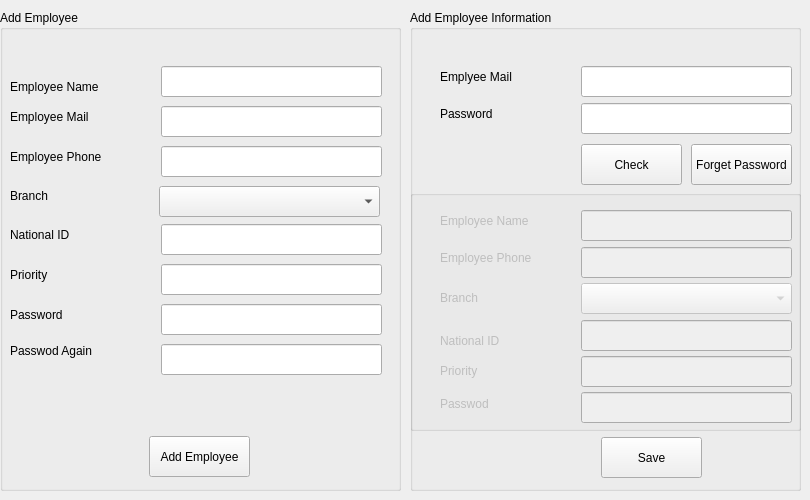
     <widget class="QWidget" name="tab_18">
      <attribute name="title">
       <string>Add Employee</string>
      </attribute>
      <widget class="QGroupBox" name="groupBox_5">
       <property name="geometry">
        <rect>
         <x>0</x>
         <y>10</y>
         <width>401</width>
         <height>481</height>
        </rect>
       </property>
       <property name="title">
        <string>Add Employee</string>
       </property>
       <widget class="QLineEdit" name="lineEdit_32">
        <property name="geometry">
         <rect>
          <x>161</x>
          <y>136</y>
          <width>221</width>
          <height>31</height>
         </rect>
        </property>
        <property name="text">
         <string/>
        </property>
        <property name="placeholderText">
         <string/>
        </property>
       </widget>
       <widget class="QLabel" name="label_39">
        <property name="geometry">
         <rect>
          <x>10</x>
          <y>126</y>
          <width>131</width>
          <height>41</height>
         </rect>
        </property>
        <property name="text">
         <string>Employee Phone</string>
        </property>
       </widget>
       <widget class="QLabel" name="label_42">
        <property name="geometry">
         <rect>
          <x>10</x>
          <y>56</y>
          <width>151</width>
          <height>41</height>
         </rect>
        </property>
        <property name="text">
         <string>Employee Name</string>
        </property>
       </widget>
       <widget class="QLineEdit" name="lineEdit_34">
        <property name="geometry">
         <rect>
          <x>161</x>
          <y>214</y>
          <width>221</width>
          <height>31</height>
         </rect>
        </property>
        <property name="text">
         <string/>
        </property>
        <property name="placeholderText">
         <string/>
        </property>
       </widget>
       <widget class="QLineEdit" name="lineEdit_27">
        <property name="geometry">
         <rect>
          <x>161</x>
          <y>96</y>
          <width>221</width>
          <height>31</height>
         </rect>
        </property>
        <property name="text">
         <string/>
        </property>
        <property name="placeholderText">
         <string/>
        </property>
       </widget>
       <widget class="QLineEdit" name="lineEdit_33">
        <property name="geometry">
         <rect>
          <x>161</x>
          <y>56</y>
          <width>221</width>
          <height>31</height>
         </rect>
        </property>
        <property name="text">
         <string/>
        </property>
        <property name="placeholderText">
         <string/>
        </property>
       </widget>
       <widget class="QLabel" name="label_41">
        <property name="geometry">
         <rect>
          <x>10</x>
          <y>204</y>
          <width>131</width>
          <height>41</height>
         </rect>
        </property>
        <property name="text">
         <string>National ID</string>
        </property>
       </widget>
       <widget class="QLabel" name="label_40">
        <property name="geometry">
         <rect>
          <x>10</x>
          <y>86</y>
          <width>141</width>
          <height>41</height>
         </rect>
        </property>
        <property name="text">
         <string>Employee Mail</string>
        </property>
       </widget>
       <widget class="QLineEdit" name="lineEdit_35">
        <property name="geometry">
         <rect>
          <x>161</x>
          <y>254</y>
          <width>221</width>
          <height>31</height>
         </rect>
        </property>
        <property name="text">
         <string/>
        </property>
        <property name="placeholderText">
         <string/>
        </property>
       </widget>
       <widget class="QLabel" name="label_43">
        <property name="geometry">
         <rect>
          <x>10</x>
          <y>244</y>
          <width>131</width>
          <height>41</height>
         </rect>
        </property>
        <property name="text">
         <string>Priority</string>
        </property>
       </widget>
       <widget class="QLineEdit" name="lineEdit_37">
        <property name="geometry">
         <rect>
          <x>161</x>
          <y>294</y>
          <width>221</width>
          <height>31</height>
         </rect>
        </property>
        <property name="text">
         <string/>
        </property>
        <property name="echoMode">
         <enum>QLineEdit::Password</enum>
        </property>
        <property name="placeholderText">
         <string/>
        </property>
       </widget>
       <widget class="QLabel" name="label_45">
        <property name="geometry">
         <rect>
          <x>10</x>
          <y>284</y>
          <width>131</width>
          <height>41</height>
         </rect>
        </property>
        <property name="text">
         <string>Password</string>
        </property>
       </widget>
       <widget class="QPushButton" name="pushButton_26">
        <property name="enabled">
         <bool>true</bool>
        </property>
        <property name="geometry">
         <rect>
          <x>149</x>
          <y>426</y>
          <width>101</width>
          <height>41</height>
         </rect>
        </property>
        <property name="text">
         <string>Add Employee</string>
        </property>
       </widget>
       <widget class="QLineEdit" name="lineEdit_52">
        <property name="geometry">
         <rect>
          <x>161</x>
          <y>334</y>
          <width>221</width>
          <height>31</height>
         </rect>
        </property>
        <property name="text">
         <string/>
        </property>
        <property name="echoMode">
         <enum>QLineEdit::Password</enum>
        </property>
        <property name="placeholderText">
         <string/>
        </property>
       </widget>
       <widget class="QLabel" name="label_59">
        <property name="geometry">
         <rect>
          <x>10</x>
          <y>320</y>
          <width>131</width>
          <height>41</height>
         </rect>
        </property>
        <property name="text">
         <string>Passwod Again</string>
        </property>
       </widget>
       <widget class="QLabel" name="label_68">
        <property name="geometry">
         <rect>
          <x>10</x>
          <y>165</y>
          <width>131</width>
          <height>41</height>
         </rect>
        </property>
        <property name="text">
         <string>Branch</string>
        </property>
       </widget>
       <widget class="QComboBox" name="comboBox_21">
        <property name="geometry">
         <rect>
          <x>159</x>
          <y>176</y>
          <width>221</width>
          <height>31</height>
         </rect>
        </property>
       </widget>
      </widget>
      <widget class="QGroupBox" name="groupBox_6">
       <property name="geometry">
        <rect>
         <x>410</x>
         <y>10</y>
         <width>391</width>
         <height>481</height>
        </rect>
       </property>
       <property name="title">
        <string>Add Employee Information</string>
       </property>
       <widget class="QLineEdit" name="lineEdit_47">
        <property name="geometry">
         <rect>
          <x>171</x>
          <y>56</y>
          <width>211</width>
          <height>31</height>
         </rect>
        </property>
        <property name="text">
         <string/>
        </property>
        <property name="placeholderText">
         <string/>
        </property>
       </widget>
       <widget class="QLabel" name="label_55">
        <property name="geometry">
         <rect>
          <x>30</x>
          <y>46</y>
          <width>131</width>
          <height>41</height>
         </rect>
        </property>
        <property name="text">
         <string>Emplyee Mail</string>
        </property>
       </widget>
       <widget class="QLineEdit" name="lineEdit_48">
        <property name="geometry">
         <rect>
          <x>171</x>
          <y>93</y>
          <width>211</width>
          <height>31</height>
         </rect>
        </property>
        <property name="text">
         <string/>
        </property>
        <property name="placeholderText">
         <string/>
        </property>
       </widget>
       <widget class="QLabel" name="label_56">
        <property name="geometry">
         <rect>
          <x>30</x>
          <y>83</y>
          <width>141</width>
          <height>41</height>
         </rect>
        </property>
        <property name="text">
         <string>Password</string>
        </property>
       </widget>
       <widget class="QPushButton" name="pushButton_28">
        <property name="enabled">
         <bool>true</bool>
        </property>
        <property name="geometry">
         <rect>
          <x>191</x>
          <y>427</y>
          <width>101</width>
          <height>41</height>
         </rect>
        </property>
        <property name="text">
         <string>Save</string>
        </property>
       </widget>
       <widget class="QPushButton" name="pushButton_29">
        <property name="geometry">
         <rect>
          <x>171</x>
          <y>134</y>
          <width>101</width>
          <height>41</height>
         </rect>
        </property>
        <property name="text">
         <string>Check</string>
        </property>
       </widget>
       <widget class="QPushButton" name="pushButton_32">
        <property name="geometry">
         <rect>
          <x>281</x>
          <y>134</y>
          <width>101</width>
          <height>41</height>
         </rect>
        </property>
        <property name="text">
         <string>Forget Password</string>
        </property>
       </widget>
       <widget class="QGroupBox" name="groupBox_9">
        <property name="enabled">
         <bool>false</bool>
        </property>
        <property name="geometry">
         <rect>
          <x>0</x>
          <y>180</y>
          <width>391</width>
          <height>241</height>
         </rect>
        </property>
        <property name="title">
         <string/>
        </property>
        <widget class="QComboBox" name="comboBox_22">
         <property name="geometry">
          <rect>
           <x>171</x>
           <y>93</y>
           <width>211</width>
           <height>31</height>
          </rect>
         </property>
        </widget>
        <widget class="QLabel" name="label_52">
         <property name="geometry">
          <rect>
           <x>30</x>
           <y>193</y>
           <width>131</width>
           <height>41</height>
          </rect>
         </property>
         <property name="text">
          <string>Passwod</string>
         </property>
        </widget>
        <widget class="QLineEdit" name="lineEdit_49">
         <property name="geometry">
          <rect>
           <x>171</x>
           <y>57</y>
           <width>211</width>
           <height>31</height>
          </rect>
         </property>
         <property name="text">
          <string/>
         </property>
         <property name="placeholderText">
          <string/>
         </property>
        </widget>
        <widget class="QLabel" name="label_51">
         <property name="geometry">
          <rect>
           <x>30</x>
           <y>47</y>
           <width>141</width>
           <height>41</height>
          </rect>
         </property>
         <property name="text">
          <string>Employee Phone</string>
         </property>
        </widget>
        <widget class="QLineEdit" name="lineEdit_46">
         <property name="geometry">
          <rect>
           <x>171</x>
           <y>202</y>
           <width>211</width>
           <height>31</height>
          </rect>
         </property>
         <property name="text">
          <string/>
         </property>
         <property name="placeholderText">
          <string/>
         </property>
        </widget>
        <widget class="QLabel" name="label_58">
         <property name="geometry">
          <rect>
           <x>30</x>
           <y>160</y>
           <width>131</width>
           <height>41</height>
          </rect>
         </property>
         <property name="text">
          <string>Priority</string>
         </property>
        </widget>
        <widget class="QLabel" name="label_69">
         <property name="geometry">
          <rect>
           <x>30</x>
           <y>87</y>
           <width>131</width>
           <height>41</height>
          </rect>
         </property>
         <property name="text">
          <string>Branch</string>
         </property>
        </widget>
        <widget class="QLabel" name="label_57">
         <property name="geometry">
          <rect>
           <x>30</x>
           <y>130</y>
           <width>141</width>
           <height>41</height>
          </rect>
         </property>
         <property name="text">
          <string>National ID</string>
         </property>
        </widget>
        <widget class="QLineEdit" name="lineEdit_50">
         <property name="geometry">
          <rect>
           <x>171</x>
           <y>130</y>
           <width>211</width>
           <height>31</height>
          </rect>
         </property>
         <property name="text">
          <string/>
         </property>
         <property name="placeholderText">
          <string/>
         </property>
        </widget>
        <widget class="QLineEdit" name="lineEdit_51">
         <property name="geometry">
          <rect>
           <x>171</x>
           <y>166</y>
           <width>211</width>
           <height>31</height>
          </rect>
         </property>
         <property name="text">
          <string/>
         </property>
         <property name="placeholderText">
          <string/>
         </property>
        </widget>
        <widget class="QLineEdit" name="lineEdit_45">
         <property name="geometry">
          <rect>
           <x>171</x>
           <y>20</y>
           <width>211</width>
           <height>31</height>
          </rect>
         </property>
         <property name="text">
          <string/>
         </property>
         <property name="placeholderText">
          <string/>
         </property>
        </widget>
        <widget class="QLabel" name="label_54">
         <property name="geometry">
          <rect>
           <x>30</x>
           <y>10</y>
           <width>141</width>
           <height>41</height>
          </rect>
         </property>
         <property name="text">
          <string>Employee Name</string>
         </property>
        </widget>
       </widget>
      </widget>
     </widget>
